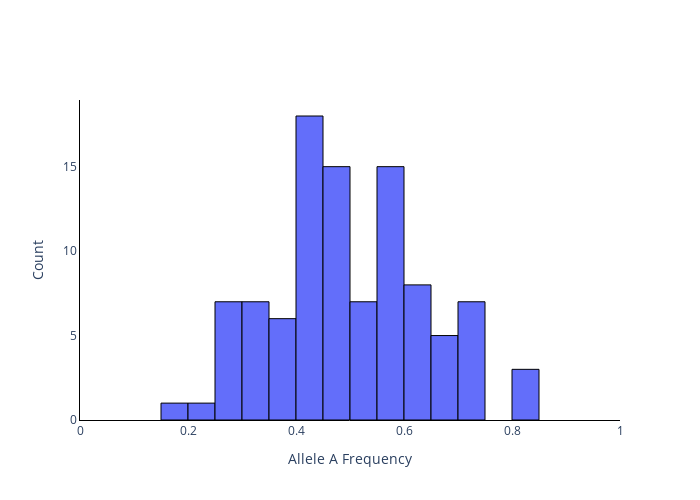

Notebook source saved alongside this figure:
### Code cell
#histogram of the final allele frequencies
from plotly.graph_objs import *

lastgen_freqA = []
for sim in freqA_list_sim:
    lastgen_freqA.append(sim[-1])

fig = Figure(data=[Histogram(x=lastgen_freqA, nbinsx=15)])
fig.update_traces(marker_line_width=1,marker_line_color="black")
fig.update_layout(plot_bgcolor = 'white',
                  xaxis_range=[0,1],
                  xaxis_title='Allele A Frequency',
                  yaxis_title='Count',
                  width=700,  # Width in pixels
                  height=500)  # Height in pixels
fig.update_yaxes(showline = True, linecolor = 'black', linewidth = 1)
fig.update_xaxes(showline = True, linecolor = 'black', linewidth = 1)
fig.show()

### Figure 1 — Plotly figure (JSON) as saved in the notebook; plotly's stock layout.template omitted (floating-point values rounded to 4 significant figures)
{"data": [{"marker": {"line": {"color": "black", "width": 1}}, "nbinsx": 15, "type": "histogram", "x": [0.312, 0.3175, 0.2915, 0.485, 0.571, 0.467, 0.5805, 0.418, 0.8115, 0.4015, 0.3465, 0.6935, 0.4335, 0.4145, 0.695, 0.666, 0.451, 0.5415, 0.6835, 0.47, 0.632, 0.5725, 0.383, 0.49, 0.256, 0.7465, 0.46, 0.5545, 0.4365, 0.573, 0.2795, 0.4365, 0.262, 0.28, 0.6385, 0.603, 0.48, 0.474, 0.497, 0.1975, 0.5255, 0.5115, 0.412, 0.561, 0.3065, 0.7, 0.427, 0.252, 0.5905, 0.523, 0.837, 0.549, 0.7235, 0.5595, 0.374, 0.2165, 0.2875, 0.429, 0.4075, 0.4145, 0.63, 0.583, 0.61, 0.6395, 0.3095, 0.5945, 0.515, 0.3615, 0.5295, 0.6765, 0.5775, 0.7185, 0.438, 0.3015, 0.3855, 0.399, 0.4205, 0.4805, 0.488, 0.4065, 0.6345, 0.734, 0.5505, 0.6165, 0.433, 0.4555, 0.3655, 0.497, 0.4905, 0.343, 0.5785, 0.745, 0.415, 0.805, 0.4035, 0.4105, 0.588, 0.5505, 0.4705, 0.7105]}], "layout": {"height": 500, "plot_bgcolor": "white", "width": 700, "xaxis": {"linecolor": "black", "linewidth": 1, "range": [0, 1], "showline": true, "title": {"text": "Allele A Frequency"}, "type": "linear"}, "yaxis": {"autorange": true, "linecolor": "black", "linewidth": 1, "range": [0, 18.95], "showline": true, "title": {"text": "Count"}}}}
